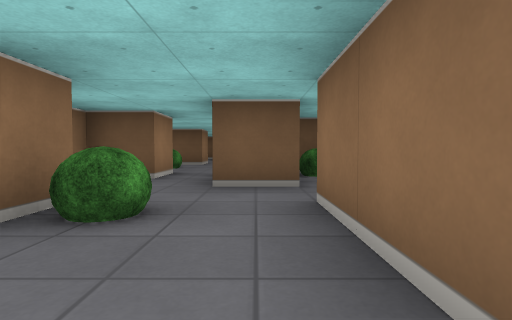
view 1 (above)

16 first-person views from a walk through a cub3D level. The camera is about half as high as the walls, tilts 2° down and sees 80° across. The floor is counted in squares. Each view is taken from the middle of a square. On the plan, view 1 faces up. The plan holds only what a view shows up to about 9 squares ahead; the rest is blank.

view 2
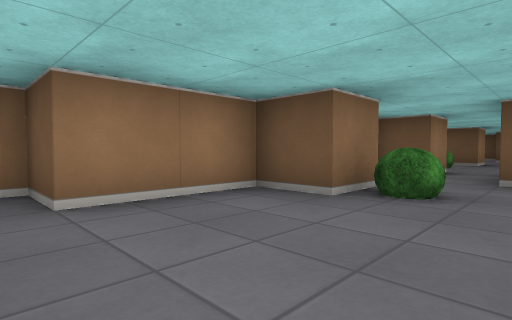

view 3
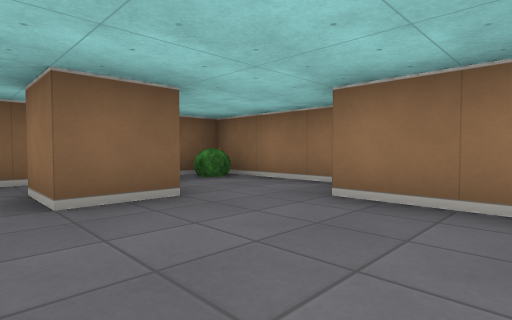

view 4
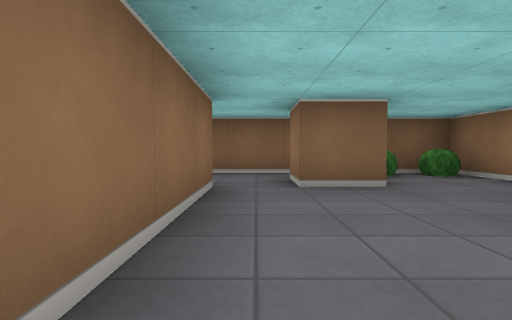

view 5
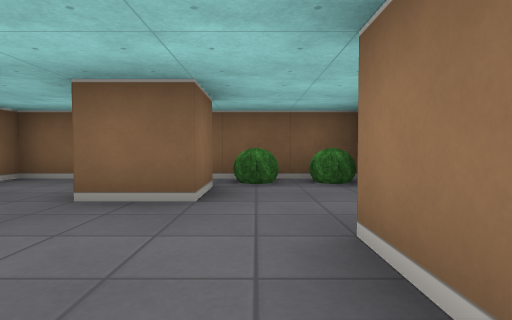

view 6
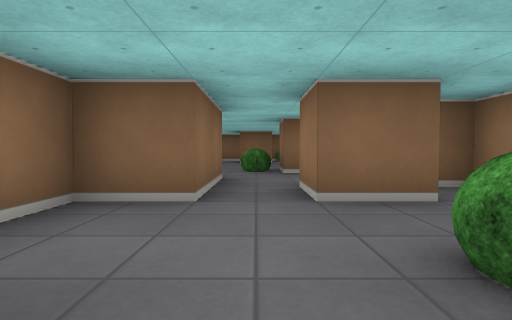

view 7
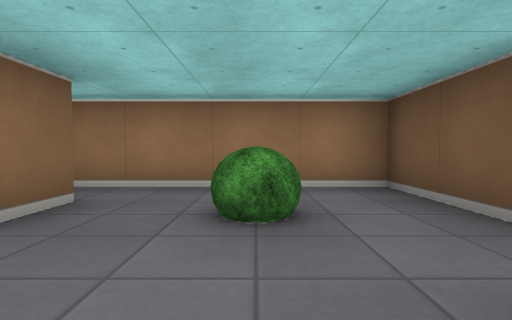

view 8
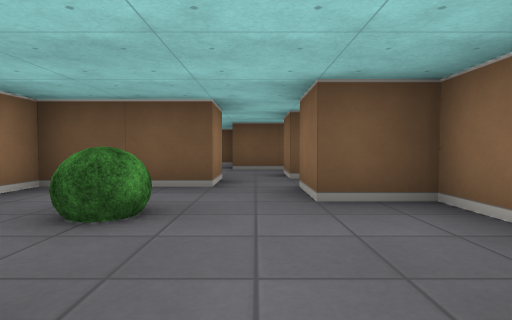

view 9
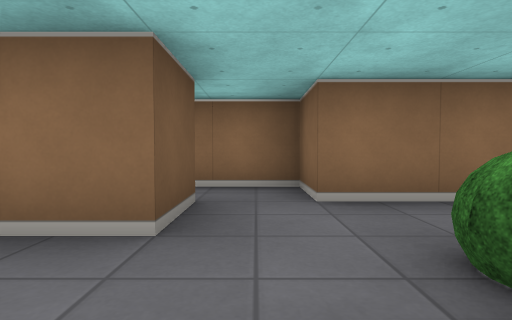

view 10
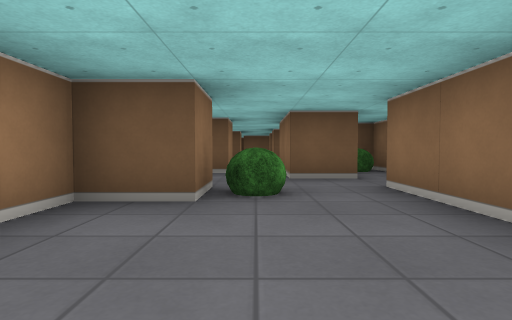

view 11
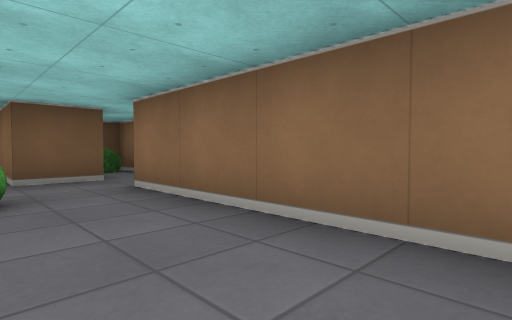

view 12
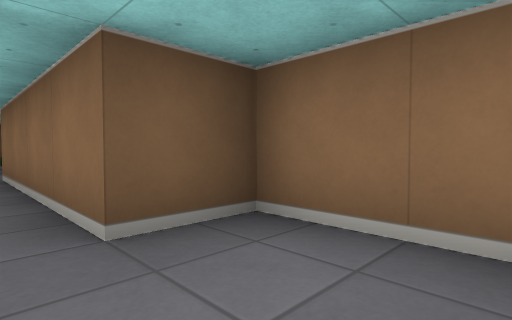

view 13
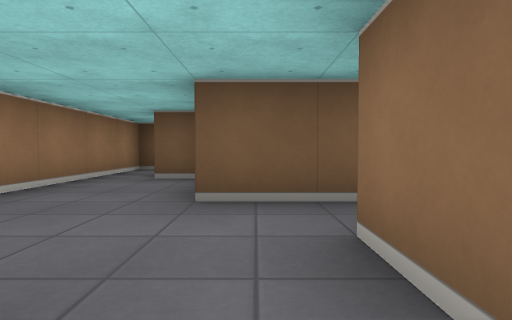

view 14
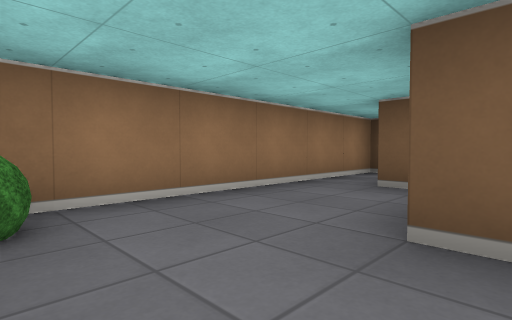

view 15
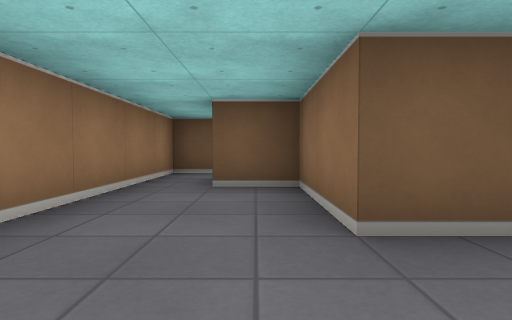

view 16
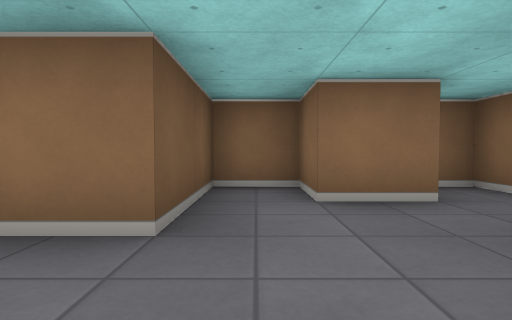

### Floor plan
Points are (right, up) in squares from view 1. A wall is a line through its corners. A room is listed if a view was taken in it or the views show most of it. See-through windows are left out.
Room 1 (views 1, 2, 3, 4, 5, 9, 10, 11)
walls: (-1.5, 2.6) (-1.5, 1.5) (-2.5, 1.5) (-2.5, -0.5) (-3.5, -0.5) (-3.5, -3.5) (-1, -3.5); (0.5, -1.5) (0.5, 2.5) (1.5, 2.5) (1.5, 5.5) (0.5, 5.5); (0.6, 3.5) (-0.5, 3.5); (-1.5, -2.5) (-1.5, -1.5) (-0.5, -1.5); (-1.5, 4.5) (-2.5, 4.5)
ways out: opening at (-1, 4.5) to room 2; opening at (0, -1) to room 3
objects: bush (-3, -3); bush (-2, -3); bush (-1, 2); bush (1, 5)
Room 2 (views 6, 7, 8)
walls: (-2.6, 5.5) (-1.5, 5.5) (-1.5, 4.5); (-1.5, 8.5) (-3.5, 8.5) (-3.5, 4.5) (-3, 4.5); (-0.5, 3.5) (-0.5, 5.5) (0.5, 5.5) (0.5, 7.5) (-0.5, 7.5) (-0.5, 8.5)
ways out: opening at (-1, 4.5) to room 1; opening at (-1, 8) to room 4
objects: bush (-2, 7)
Room 3 (view 12)
walls: (-0.5, -1.5) (-0.5, -2.5); (-1, -3.5) (1.5, -3.5) (1.5, -1.5) (0.5, -1.5)
ways out: opening at (0, -1) to room 1
Room 4 (views 13, 14, 15, 16)
walls: (-1.5, 9.5) (-1.5, 8.5); (-0.5, 9.4) (-0.5, 10.5) (0.5, 10.5) (0.5, 11.5) (-1.5, 11.5) (-1.5, 13.5) (-2.5, 13.5); (-2.8, 15.5) (-3.5, 15.5) (-3.5, 10.1); (-0.1, 8.5) (0.5, 8.5) (0.5, 9)
ways out: opening at (-1, 8) to room 2
objects: bush (-3, 10)

Positions as (right, up) in squares from view 1, and headings:
1: (0, 0), facing up
2: (0, -1), facing up-left
3: (0, 1), facing down-left
4: (0, 2), facing down
5: (-2, 1), facing down
6: (-1, 8), facing down
7: (0, 7), facing left
8: (-1, 5), facing up
9: (-2, 3), facing right
10: (-1, -1), facing up
11: (-1, -1), facing up-right
12: (0, -3), facing up-right
13: (-1, 9), facing up
14: (-1, 10), facing up-left
15: (-2, 10), facing up
16: (-3, 11), facing right
